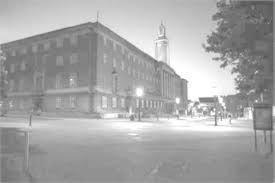
#> input picture Histograms Equalization/original.jpeg, 275 x 183 px
$ python hist_equalization.py
#> lines starting #> are read from the running program, lines starting #| are printed output that depends on the picture
import cv2

if __name__ ==  "__main__":
    img = cv2.imread("original.jpeg", cv2.IMREAD_GRAYSCALE)
#> img is the input picture: shape (183, 275); min 78, max 255, mean 166.5

    hist_img = cv2.equalizeHist(img)
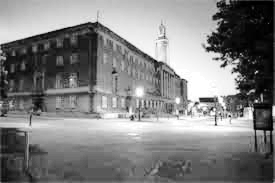
#> hist_img: shape (183, 275); min 0, max 255, mean 128.6

    cv2.imwrite("hist.jpg", hist_img)
